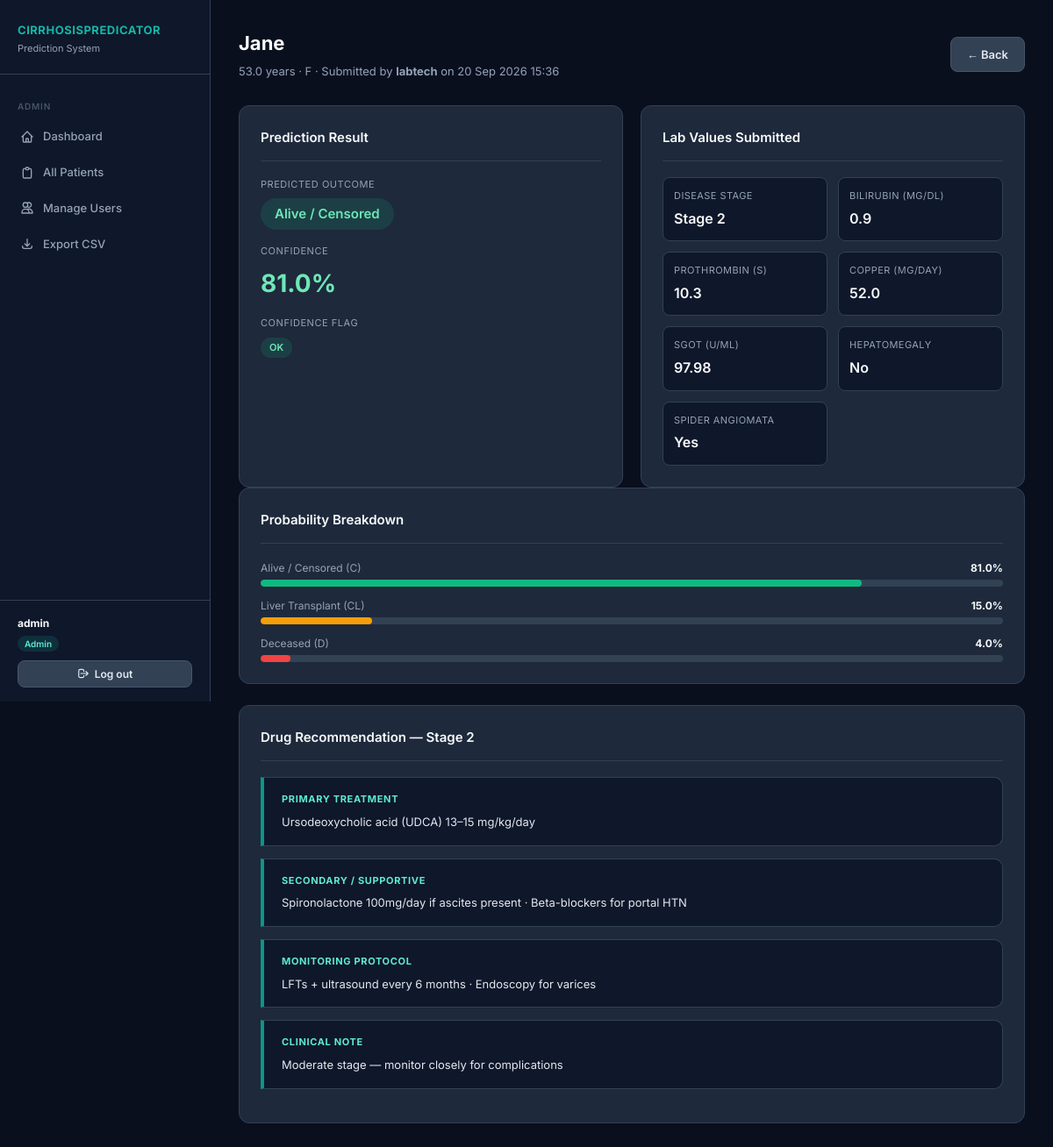
/admin/patient/2 (signed in), run on the app's committed database.
### app/models.py (models this page shows, shortened)
class User(UserMixin, db.Model):
    __tablename__ = 'users'
    id         = db.Column(db.Integer,  primary_key=True)
    username   = db.Column(db.String(80),  unique=True, nullable=False)
    password   = db.Column(db.String(200), nullable=False)
    role       = db.Column(db.String(20),  nullable=False)   # admin | lab | medic
    created_at = db.Column(db.DateTime,    default=datetime.utcnow)
    is_active  = db.Column(db.Boolean,     default=True)

class Patient(db.Model):
    __tablename__ = 'patients'
    id           = db.Column(db.Integer, primary_key=True)
    patient_name = db.Column(db.String(120), nullable=False)
    age          = db.Column(db.Float,   nullable=False)
    sex          = db.Column(db.String(1),   nullable=False)
    bilirubin    = db.Column(db.Float,   nullable=False)
    prothrombin  = db.Column(db.Float,   nullable=False)
    copper       = db.Column(db.Float,   nullable=False)
    hepatomegaly = db.Column(db.Integer, nullable=False)
    stage        = db.Column(db.Integer, nullable=False)
    sgot         = db.Column(db.Float,   nullable=False)
    spiders      = db.Column(db.Integer, nullable=False)
    submitted_by = db.Column(db.Integer, db.ForeignKey('users.id'))
    submitted_at = db.Column(db.DateTime, default=datetime.utcnow)
    prediction   = db.relationship('Prediction', backref='patient',
                                   uselist=False, lazy=True)
    submitter    = db.relationship('User', foreign_keys=[submitted_by])

class Prediction(db.Model):
    __tablename__ = 'predictions'
    id                = db.Column(db.Integer, primary_key=True)
    patient_id        = db.Column(db.Integer, db.ForeignKey('patients.id'), nullable=False)
    reviewed_by       = db.Column(db.String(80), nullable=True)
    predicted_status  = db.Column(db.String(5))
    predicted_outcome = db.Column(db.String(50))
    prob_alive        = db.Column(db.Float)
    prob_transplant   = db.Column(db.Float)
    prob_deceased     = db.Column(db.Float)
    confidence        = db.Column(db.Float)
    confidence_flag   = db.Column(db.String(10))
    primary_drug      = db.Column(db.Text)
    secondary_drug    = db.Column(db.Text)
    monitoring        = db.Column(db.Text)
    treatment_goal    = db.Column(db.Text)
    clinical_note     = db.Column(db.Text)
    predicted_at      = db.Column(db.DateTime, default=datetime.utcnow)

### app/routes/admin.py (the view)
@admin.route('/patient/<int:patient_id>')
@login_required
@admin_required
def patient_detail(patient_id):
    from app.models import Prediction
    patient    = Patient.query.get_or_404(patient_id)
    prediction = Prediction.query.filter_by(patient_id=patient_id).first()
    return render_template('admin/patient_detail.html',
                           patient=patient, prediction=prediction)

### app/models.py (called while the page is built)
@login_manager.user_loader
def load_user(user_id):
    return User.query.get(int(user_id))

### app/routes/admin.py (called while the page is built)
def admin_required(f):
    @wraps(f)
    def decorated(*args, **kwargs):
        if not current_user.is_authenticated or current_user.role != 'admin':
            flash('Admin access required.', 'danger')
            return redirect(url_for('auth.login'))
        return f(*args, **kwargs)
    return decorated

### app/templates/admin/patient_detail.html (shortened to what this page needs)
{% extends "base.html" %}
{% block content %}
<div class="page-header flex justify-between items-center">
  <div>
    <h2>{{ patient.patient_name }}</h2>
    <p>
      {{ patient.age }} years · {{ patient.sex }} ·
      Submitted by <strong>{{ patient.submitter.username if patient.submitter else '—' }}</strong>
      on {{ patient.submitted_at.strftime('%d %b %Y %H:%M') }}
    </p>
  </div>
  <a href="{{ url_for('admin.patients') }}" class="btn btn-secondary">← Back</a>
</div>
<div class="grid-2">
  <div class="card mb-0">
    <div class="card-header"><span class="card-title">Prediction Result</span></div>
    {% if prediction %}
    <div style="margin-bottom:16px">
      <div class="text-muted" style="font-size:11px;text-transform:uppercase;
           letter-spacing:.05em;margin-bottom:6px">Predicted Outcome</div>
      <span class="badge badge-{% if prediction.predicted_status == 'C' %}success
        {% elif prediction.predicted_status == 'CL' %}warning{% else %}danger{% endif %}"
        style="font-size:15px;padding:6px 16px">
        {{ prediction.predicted_outcome }}
      </span>
    </div>
    <div style="margin-bottom:14px">
      <div class="text-muted" style="font-size:11px;text-transform:uppercase;
           letter-spacing:.05em;margin-bottom:6px">Confidence</div>
      <div style="font-size:28px;font-weight:700;
        color:{% if prediction.confidence >= 0.75 %}#6ee7b7{% elif prediction.confidence >= 0.60 %}#fcd34d{% else %}#fca5a5{% endif %}">
        {{ (prediction.confidence * 100)|round(1) }}%
      </div>
    </div>
    <div>
      <div class="text-muted" style="font-size:11px;text-transform:uppercase;
           letter-spacing:.05em;margin-bottom:6px">Confidence Flag</div>
      {% if prediction.confidence_flag == 'REVIEW' %}
        <span class="badge badge-review">⚠ REVIEW REQUIRED</span>
      {% else %}
        <span class="badge badge-success">OK</span>
      {% endif %}
    </div>
    {% else %}
    <p class="text-muted">No prediction available.</p>
    {% endif %}
  </div>
  <div class="card mb-0">
    <div class="card-header"><span class="card-title">Lab Values Submitted</span></div>
    <div style="display:grid;grid-template-columns:1fr 1fr;gap:12px">
      {% for label, value in [
          ('Disease Stage',   'Stage ' ~ patient.stage),
          ('Bilirubin (mg/dL)', patient.bilirubin),
          ('Prothrombin (s)',  patient.prothrombin),
          ('Copper (µg/day)', patient.copper),
          ('SGOT (U/mL)',     patient.sgot),
          ('Hepatomegaly',    'Yes' if patient.hepatomegaly else 'No'),
          ('Spider Angiomata','Yes' if patient.spiders else 'No'),
      ] %}
      <div style="background:var(--navy-800);border:1px solid var(--navy-600);
                  border-radius:8px;padding:12px">
        <div style="font-size:11px;color:var(--gray-400);text-transform:uppercase;
                    letter-spacing:.04em;margin-bottom:4px">{{ label }}</div>
        <div style="font-size:16px;font-weight:600">{{ value }}</div>
      </div>
      {% endfor %}
    </div>
  </div>
</div>
{% if prediction %}
<div class="card">
  <div class="card-header"><span class="card-title">Probability Breakdown</span></div>
  <div class="prob-bar-wrap">
    <div class="prob-bar-label">
      <span>Alive / Censored (C)</span>
      <strong>{{ (prediction.prob_alive * 100)|round(1) }}%</strong>
    </div>
    <div class="prob-bar-bg">
      <div class="prob-bar alive" style="width:{{ (prediction.prob_alive * 100)|round(1) }}%"></div>
    </div>
  </div>
  <div class="prob-bar-wrap">
    <div class="prob-bar-label">
      <span>Liver Transplant (CL)</span>
      <strong>{{ (prediction.prob_transplant * 100)|round(1) }}%</strong>
    </div>
    <div class="prob-bar-bg">
      <div class="prob-bar transplant" style="width:{{ (prediction.prob_transplant * 100)|round(1) }}%"></div>
    </div>
  </div>
  <div class="prob-bar-wrap mb-0">
    <div class="prob-bar-label">
      <span>Deceased (D)</span>
      <strong>{{ (prediction.prob_deceased * 100)|round(1) }}%</strong>
    </div>
    <div class="prob-bar-bg">
      <div class="prob-bar deceased" style="width:{{ (prediction.prob_deceased * 100)|round(1) }}%"></div>
    </div>
  </div>
</div>
<div class="card">
  <div class="card-header">
    <span class="card-title">Drug Recommendation — Stage {{ patient.stage }}</span>
  </div>
  <div class="drug-box">
    <div class="drug-box-title">Primary Treatment</div>
    <p>{{ prediction.primary_drug }}</p>
  </div>
  <div class="drug-box">
    <div class="drug-box-title">Secondary / Supportive</div>
    <p>{{ prediction.secondary_drug }}</p>
  </div>
  <div class="drug-box">
    <div class="drug-box-title">Monitoring Protocol</div>
    <p>{{ prediction.monitoring }}</p>
  </div>
  <div class="drug-box {% if patient.stage == 4 %}danger{% elif patient.stage == 3 %}warning{% endif %}">
    <div class="drug-box-title">Clinical Note</div>
    <p>{{ prediction.clinical_note }}</p>
  </div>
</div>
{% endif %}
{% endblock %}

### app/templates/base.html (shortened to what this page needs)
<!DOCTYPE html>
<html lang="en">
<head>
  <link rel="stylesheet" href="{{ url_for('static', filename='css/style.css') }}">
</head>
<body>
<div class="layout">
  <aside class="sidebar">
    <div class="sidebar-logo">
      <h1>CirrhosisPredicator</h1>
      <p>Prediction System</p>
    </div>
    <nav class="sidebar-nav">
      {% if current_user.role == 'admin' %}
        <div class="nav-section-label">Admin</div>
        <a href="{{ url_for('admin.admin_dashboard') }}"
           class="nav-link {% if request.endpoint == 'admin.admin_dashboard' %}active{% endif %}">
          <svg fill="none" stroke="currentColor" viewBox="0 0 24 24"><path stroke-linecap="round" stroke-linejoin="round" stroke-width="2" d="M3 12l2-2m0 0l7-7 7 7M5 10v10a1 1 0 001 1h3m10-11l2 2m-2-2v10a1 1 0 01-1 1h-3m-6 0a1 1 0 001-1v-4a1 1 0 011-1h2a1 1 0 011 1v4a1 1 0 001 1m-6 0h6"/></svg>
          Dashboard
        </a>
        <a href="{{ url_for('admin.patients') }}"
           class="nav-link {% if request.endpoint == 'admin.patients' %}active{% endif %}">
          <svg fill="none" stroke="currentColor" viewBox="0 0 24 24"><path stroke-linecap="round" stroke-linejoin="round" stroke-width="2" d="M9 5H7a2 2 0 00-2 2v12a2 2 0 002 2h10a2 2 0 002-2V7a2 2 0 00-2-2h-2M9 5a2 2 0 002 2h2a2 2 0 002-2M9 5a2 2 0 012-2h2a2 2 0 012 2"/></svg>
          All Patients
        </a>
        <a href="{{ url_for('admin.users') }}"
           class="nav-link {% if request.endpoint in ['admin.users','admin.add_user'] %}active{% endif %}">
          <svg fill="none" stroke="currentColor" viewBox="0 0 24 24"><path stroke-linecap="round" stroke-linejoin="round" stroke-width="2" d="M12 4.354a4 4 0 110 5.292M15 21H3v-1a6 6 0 0112 0v1zm0 0h6v-1a6 6 0 00-9-5.197M13 7a4 4 0 11-8 0 4 4 0 018 0z"/></svg>
          Manage Users
        </a>
        <a href="{{ url_for('admin.export_csv') }}" class="nav-link">
          <svg fill="none" stroke="currentColor" viewBox="0 0 24 24"><path stroke-linecap="round" stroke-linejoin="round" stroke-width="2" d="M4 16v1a3 3 0 003 3h10a3 3 0 003-3v-1m-4-4l-4 4m0 0l-4-4m4 4V4"/></svg>
          Export CSV
        </a>
      {% endif %}
    </nav>
    <div class="sidebar-footer">
      <div class="sidebar-user">
        <strong>{{ current_user.username }}</strong>
        <span class="role-badge">{{ current_user.role | capitalize }}</span>
      </div>
      <a href="{{ url_for('auth.logout') }}" class="btn btn-secondary btn-sm" style="width:100%;justify-content:center;">
        <svg fill="none" stroke="currentColor" viewBox="0 0 24 24" style="width:14px;height:14px"><path stroke-linecap="round" stroke-linejoin="round" stroke-width="2" d="M17 16l4-4m0 0l-4-4m4 4H7m6 4v1a3 3 0 01-3 3H6a3 3 0 01-3-3V7a3 3 0 013-3h4a3 3 0 013 3v1"/></svg>
        Log out
      </a>
    </div>
  </aside>
  <main class="main-content">
    {% block content %}{% endblock %}
  </main>
</div>
</body>
</html>

### data on the page
User: username "admin", role "Admin"
Patient: patient_name "Jane", age "53.0", sex "F", submitted_at "20 Sep 2026 15:36", label "BILIRUBIN (MG/DL)", bilirubin "0.9", label "PROTHROMBIN (S)", prothrombin "10.3", label "COPPER (ΜG/DAY)", copper "52.0", label "SGOT (U/ML)", sgot "97.98", stage "2"
User: submitter "labtech"
Prediction: predicted_outcome "Alive / Censored", (prediction.confidence*100)|round(1) "81.0", (prediction.prob_alive*100)|round(1) "81.0", (prediction.prob_transplant*100)|round(1) "15.0", (prediction.prob_deceased*100)|round(1) "4.0", primary_drug "Ursodeoxycholic acid (UDCA) 13–15 mg/kg/day", secondary_drug "Spironolactone 100mg/day if ascites present · Beta-blockers for portal HTN", monitoring "LFTs + ultrasound every 6 months · Endoscopy for varices", clinical_note "Moderate stage — monitor closely for complications"

### other printed values
{{ label }} "DISEASE STAGE" "HEPATOMEGALY" "SPIDER ANGIOMATA"
{{ value }} "Stage 2" "No" "Yes"
